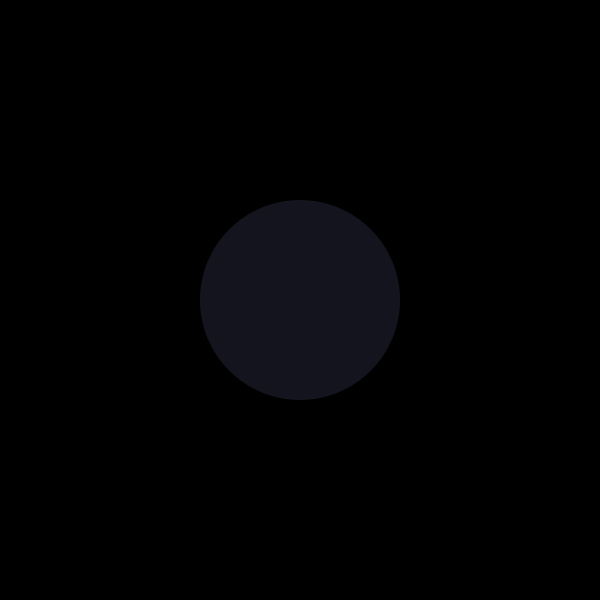
Frame 1 (no input)
Frame 60 (the mouse pressed at the canvas centre just before this capture): identical to frame 1, image omitted
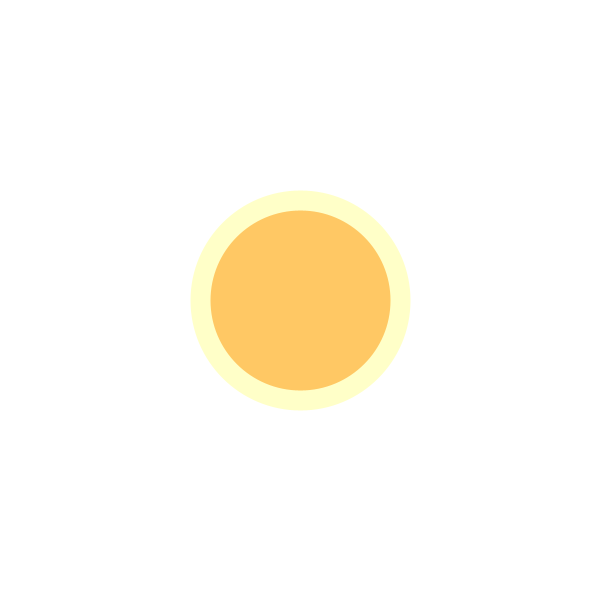
Frame 120 (the mouse held since frame 60 and released just before this capture)

The Processing sketch that drew these frames (run headless with seeded random() and noise(); from frame 60 on, the mouse is pressed at the canvas centre):

// Processing sketch: bool_light
// ── bool_light.pde
// 照明のON/OFFを切り替える

// 照明の点灯状態に使う変数
// ON/OFF の2通りしかないので boolean を使う
boolean light;

void setup() {
  size(600, 600);

  // 初期状態はOFF
  light = false;
}

void draw() {
  // もし照明がONのとき
  if (light == true) {
    background(255, 255, 255);
    stroke(255, 255, 200);
    strokeWeight(20);
    fill(255, 200, 100);
  }
  // それ以外（OFF）のとき
  else {
    background(0);
    noStroke();
    fill(20, 20, 30);
  }

  // 円を描く
  ellipse(width / 2, height / 2, 200, 200);
}

// マウスをクリックしたときに実行されるブロック
void mousePressed() {
  // もし照明がONのとき
  if (light == true) {
    // OFFにする
    light = false;
  }
  // それ以外（OFF）のとき
  else {
    // ONにする
    light = true;
  }
}
